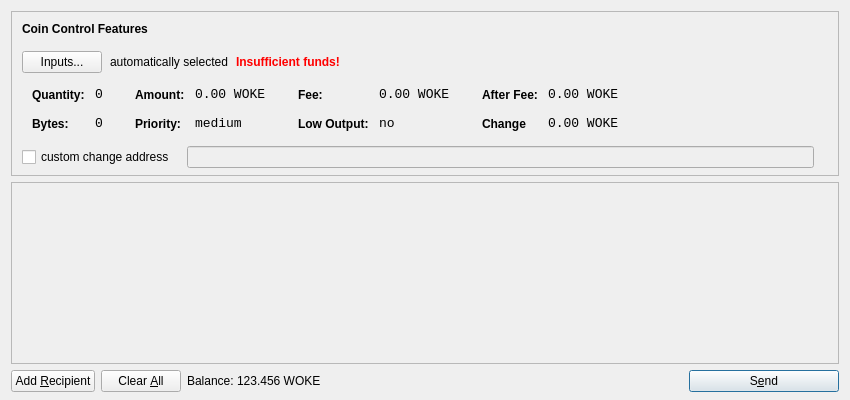
<?xml version="1.0" encoding="UTF-8"?>
<ui version="4.0">
 <class>SendCoinsDialog</class>
 <widget class="QDialog" name="SendCoinsDialog">
  <property name="geometry">
   <rect>
    <x>0</x>
    <y>0</y>
    <width>850</width>
    <height>400</height>
   </rect>
  </property>
  <property name="windowTitle">
   <string>Send Coins</string>
  </property>
  <layout class="QVBoxLayout" name="verticalLayout" stretch="0,1,0">
   <property name="bottomMargin">
    <number>8</number>
   </property>
   <item>
    <widget class="QFrame" name="frameCoinControl">
     <property name="sizePolicy">
      <sizepolicy hsizetype="Expanding" vsizetype="Expanding">
       <horstretch>0</horstretch>
       <verstretch>0</verstretch>
      </sizepolicy>
     </property>
     <property name="maximumSize">
      <size>
       <width>16777215</width>
       <height>16777215</height>
      </size>
     </property>
     <property name="frameShape">
      <enum>QFrame::StyledPanel</enum>
     </property>
     <property name="frameShadow">
      <enum>QFrame::Sunken</enum>
     </property>
     <layout class="QVBoxLayout" name="verticalLayoutCoinControl2">
      <property name="spacing">
       <number>-1</number>
      </property>
      <property name="leftMargin">
       <number>0</number>
      </property>
      <property name="topMargin">
       <number>0</number>
      </property>
      <property name="rightMargin">
       <number>0</number>
      </property>
      <property name="bottomMargin">
       <number>6</number>
      </property>
      <item>
       <layout class="QVBoxLayout" name="verticalLayoutCoinControl" stretch="0,0,0,0,1">
        <property name="spacing">
         <number>0</number>
        </property>
        <property name="leftMargin">
         <number>10</number>
        </property>
        <property name="topMargin">
         <number>10</number>
        </property>
        <item>
         <layout class="QHBoxLayout" name="horizontalLayoutCoinControl1">
          <property name="bottomMargin">
           <number>15</number>
          </property>
          <item>
           <widget class="QLabel" name="labelCoinControlFeatures">
            <property name="sizePolicy">
             <sizepolicy hsizetype="Preferred" vsizetype="Maximum">
              <horstretch>0</horstretch>
              <verstretch>0</verstretch>
             </sizepolicy>
            </property>
            <property name="font">
             <font>
              <weight>75</weight>
              <bold>true</bold>
             </font>
            </property>
            <property name="styleSheet">
             <string notr="true">font-weight:bold;</string>
            </property>
            <property name="text">
             <string>Coin Control Features</string>
            </property>
           </widget>
          </item>
         </layout>
        </item>
        <item>
         <layout class="QHBoxLayout" name="horizontalLayoutCoinControl2" stretch="0,0,0,0">
          <property name="spacing">
           <number>8</number>
          </property>
          <property name="bottomMargin">
           <number>10</number>
          </property>
          <item>
           <widget class="QPushButton" name="pushButtonCoinControl">
            <property name="styleSheet">
             <string notr="true"/>
            </property>
            <property name="text">
             <string>Inputs...</string>
            </property>
           </widget>
          </item>
          <item>
           <widget class="QLabel" name="labelCoinControlAutomaticallySelected">
            <property name="text">
             <string>automatically selected</string>
            </property>
            <property name="margin">
             <number>5</number>
            </property>
           </widget>
          </item>
          <item>
           <widget class="QLabel" name="labelCoinControlInsuffFunds">
            <property name="font">
             <font>
              <weight>75</weight>
              <bold>true</bold>
             </font>
            </property>
            <property name="styleSheet">
             <string notr="true">color:red;font-weight:bold;</string>
            </property>
            <property name="text">
             <string>Insufficient funds!</string>
            </property>
            <property name="margin">
             <number>5</number>
            </property>
           </widget>
          </item>
          <item>
           <spacer name="horizontalSpacerCoinControl">
            <property name="orientation">
             <enum>Qt::Horizontal</enum>
            </property>
            <property name="sizeHint" stdset="0">
             <size>
              <width>40</width>
              <height>1</height>
             </size>
            </property>
           </spacer>
          </item>
         </layout>
        </item>
        <item>
         <widget class="QWidget" name="widgetCoinControl" native="true">
          <property name="sizePolicy">
           <sizepolicy hsizetype="Preferred" vsizetype="Preferred">
            <horstretch>0</horstretch>
            <verstretch>0</verstretch>
           </sizepolicy>
          </property>
          <property name="minimumSize">
           <size>
            <width>0</width>
            <height>0</height>
           </size>
          </property>
          <property name="styleSheet">
           <string notr="true"/>
          </property>
          <layout class="QHBoxLayout" name="horizontalLayoutCoinControl5">
           <property name="margin">
            <number>0</number>
           </property>
           <item>
            <layout class="QHBoxLayout" name="horizontalLayoutCoinControl3" stretch="0,0,0,1">
             <property name="spacing">
              <number>20</number>
             </property>
             <property name="topMargin">
              <number>0</number>
             </property>
             <property name="bottomMargin">
              <number>10</number>
             </property>
             <item>
              <layout class="QFormLayout" name="formLayoutCoinControl1">
               <property name="horizontalSpacing">
                <number>10</number>
               </property>
               <property name="verticalSpacing">
                <number>14</number>
               </property>
               <property name="leftMargin">
                <number>10</number>
               </property>
               <property name="topMargin">
                <number>4</number>
               </property>
               <property name="rightMargin">
                <number>6</number>
               </property>
               <item row="0" column="0">
                <widget class="QLabel" name="labelCoinControlQuantityText">
                 <property name="styleSheet">
                  <string notr="true">font-weight:bold;</string>
                 </property>
                 <property name="text">
                  <string>Quantity:</string>
                 </property>
                 <property name="margin">
                  <number>0</number>
                 </property>
                </widget>
               </item>
               <item row="0" column="1">
                <widget class="QLabel" name="labelCoinControlQuantity">
                 <property name="font">
                  <font>
                   <family>Monospace</family>
                   <pointsize>10</pointsize>
                  </font>
                 </property>
                 <property name="cursor">
                  <cursorShape>IBeamCursor</cursorShape>
                 </property>
                 <property name="contextMenuPolicy">
                  <enum>Qt::ActionsContextMenu</enum>
                 </property>
                 <property name="text">
                  <string>0</string>
                 </property>
                 <property name="margin">
                  <number>0</number>
                 </property>
                 <property name="textInteractionFlags">
                  <set>Qt::LinksAccessibleByMouse|Qt::TextSelectableByKeyboard|Qt::TextSelectableByMouse</set>
                 </property>
                </widget>
               </item>
               <item row="1" column="0">
                <widget class="QLabel" name="labelCoinControlBytesText">
                 <property name="styleSheet">
                  <string notr="true">font-weight:bold;</string>
                 </property>
                 <property name="text">
                  <string>Bytes:</string>
                 </property>
                </widget>
               </item>
               <item row="1" column="1">
                <widget class="QLabel" name="labelCoinControlBytes">
                 <property name="font">
                  <font>
                   <family>Monospace</family>
                   <pointsize>10</pointsize>
                  </font>
                 </property>
                 <property name="cursor">
                  <cursorShape>IBeamCursor</cursorShape>
                 </property>
                 <property name="contextMenuPolicy">
                  <enum>Qt::ActionsContextMenu</enum>
                 </property>
                 <property name="text">
                  <string>0</string>
                 </property>
                 <property name="textInteractionFlags">
                  <set>Qt::LinksAccessibleByMouse|Qt::TextSelectableByKeyboard|Qt::TextSelectableByMouse</set>
                 </property>
                </widget>
               </item>
              </layout>
             </item>
             <item>
              <layout class="QFormLayout" name="formLayoutCoinControl2">
               <property name="horizontalSpacing">
                <number>10</number>
               </property>
               <property name="verticalSpacing">
                <number>14</number>
               </property>
               <property name="leftMargin">
                <number>6</number>
               </property>
               <property name="topMargin">
                <number>4</number>
               </property>
               <property name="rightMargin">
                <number>6</number>
               </property>
               <item row="0" column="0">
                <widget class="QLabel" name="labelCoinControlAmountText">
                 <property name="styleSheet">
                  <string notr="true">font-weight:bold;</string>
                 </property>
                 <property name="text">
                  <string>Amount:</string>
                 </property>
                 <property name="margin">
                  <number>0</number>
                 </property>
                </widget>
               </item>
               <item row="0" column="1">
                <widget class="QLabel" name="labelCoinControlAmount">
                 <property name="font">
                  <font>
                   <family>Monospace</family>
                   <pointsize>10</pointsize>
                  </font>
                 </property>
                 <property name="cursor">
                  <cursorShape>IBeamCursor</cursorShape>
                 </property>
                 <property name="contextMenuPolicy">
                  <enum>Qt::ActionsContextMenu</enum>
                 </property>
                 <property name="text">
                  <string>0.00 WOKE</string>
                 </property>
                 <property name="textInteractionFlags">
                  <set>Qt::LinksAccessibleByMouse|Qt::TextSelectableByKeyboard|Qt::TextSelectableByMouse</set>
                 </property>
                </widget>
               </item>
               <item row="1" column="0">
                <widget class="QLabel" name="labelCoinControlPriorityText">
                 <property name="styleSheet">
                  <string notr="true">font-weight:bold;</string>
                 </property>
                 <property name="text">
                  <string>Priority:</string>
                 </property>
                </widget>
               </item>
               <item row="1" column="1">
                <widget class="QLabel" name="labelCoinControlPriority">
                 <property name="font">
                  <font>
                   <family>Monospace</family>
                   <pointsize>10</pointsize>
                  </font>
                 </property>
                 <property name="cursor">
                  <cursorShape>IBeamCursor</cursorShape>
                 </property>
                 <property name="contextMenuPolicy">
                  <enum>Qt::ActionsContextMenu</enum>
                 </property>
                 <property name="text">
                  <string>medium</string>
                 </property>
                 <property name="textInteractionFlags">
                  <set>Qt::LinksAccessibleByMouse|Qt::TextSelectableByKeyboard|Qt::TextSelectableByMouse</set>
                 </property>
                </widget>
               </item>
              </layout>
             </item>
             <item>
              <layout class="QFormLayout" name="formLayoutCoinControl3">
               <property name="horizontalSpacing">
                <number>10</number>
               </property>
               <property name="verticalSpacing">
                <number>14</number>
               </property>
               <property name="leftMargin">
                <number>6</number>
               </property>
               <property name="topMargin">
                <number>4</number>
               </property>
               <property name="rightMargin">
                <number>6</number>
               </property>
               <item row="0" column="0">
                <widget class="QLabel" name="labelCoinControlFeeText">
                 <property name="styleSheet">
                  <string notr="true">font-weight:bold;</string>
                 </property>
                 <property name="text">
                  <string>Fee:</string>
                 </property>
                 <property name="margin">
                  <number>0</number>
                 </property>
                </widget>
               </item>
               <item row="0" column="1">
                <widget class="QLabel" name="labelCoinControlFee">
                 <property name="font">
                  <font>
                   <family>Monospace</family>
                   <pointsize>10</pointsize>
                  </font>
                 </property>
                 <property name="cursor">
                  <cursorShape>IBeamCursor</cursorShape>
                 </property>
                 <property name="contextMenuPolicy">
                  <enum>Qt::ActionsContextMenu</enum>
                 </property>
                 <property name="text">
                  <string>0.00 WOKE</string>
                 </property>
                 <property name="textInteractionFlags">
                  <set>Qt::LinksAccessibleByMouse|Qt::TextSelectableByKeyboard|Qt::TextSelectableByMouse</set>
                 </property>
                </widget>
               </item>
               <item row="1" column="0">
                <widget class="QLabel" name="labelCoinControlLowOutputText">
                 <property name="styleSheet">
                  <string notr="true">font-weight:bold;</string>
                 </property>
                 <property name="text">
                  <string>Low Output:</string>
                 </property>
                </widget>
               </item>
               <item row="1" column="1">
                <widget class="QLabel" name="labelCoinControlLowOutput">
                 <property name="font">
                  <font>
                   <family>Monospace</family>
                   <pointsize>10</pointsize>
                  </font>
                 </property>
                 <property name="cursor">
                  <cursorShape>IBeamCursor</cursorShape>
                 </property>
                 <property name="contextMenuPolicy">
                  <enum>Qt::ActionsContextMenu</enum>
                 </property>
                 <property name="text">
                  <string>no</string>
                 </property>
                 <property name="textInteractionFlags">
                  <set>Qt::LinksAccessibleByMouse|Qt::TextSelectableByKeyboard|Qt::TextSelectableByMouse</set>
                 </property>
                </widget>
               </item>
              </layout>
             </item>
             <item>
              <layout class="QFormLayout" name="formLayoutCoinControl4">
               <property name="horizontalSpacing">
                <number>10</number>
               </property>
               <property name="verticalSpacing">
                <number>14</number>
               </property>
               <property name="leftMargin">
                <number>6</number>
               </property>
               <property name="topMargin">
                <number>4</number>
               </property>
               <property name="rightMargin">
                <number>6</number>
               </property>
               <item row="0" column="0">
                <widget class="QLabel" name="labelCoinControlAfterFeeText">
                 <property name="styleSheet">
                  <string notr="true">font-weight:bold;</string>
                 </property>
                 <property name="text">
                  <string>After Fee:</string>
                 </property>
                 <property name="margin">
                  <number>0</number>
                 </property>
                </widget>
               </item>
               <item row="0" column="1">
                <widget class="QLabel" name="labelCoinControlAfterFee">
                 <property name="font">
                  <font>
                   <family>Monospace</family>
                   <pointsize>10</pointsize>
                  </font>
                 </property>
                 <property name="cursor">
                  <cursorShape>IBeamCursor</cursorShape>
                 </property>
                 <property name="contextMenuPolicy">
                  <enum>Qt::ActionsContextMenu</enum>
                 </property>
                 <property name="text">
                  <string>0.00 WOKE</string>
                 </property>
                 <property name="textInteractionFlags">
                  <set>Qt::LinksAccessibleByMouse|Qt::TextSelectableByKeyboard|Qt::TextSelectableByMouse</set>
                 </property>
                </widget>
               </item>
               <item row="1" column="0">
                <widget class="QLabel" name="labelCoinControlChangeText">
                 <property name="styleSheet">
                  <string notr="true">font-weight:bold;</string>
                 </property>
                 <property name="text">
                  <string>Change</string>
                 </property>
                </widget>
               </item>
               <item row="1" column="1">
                <widget class="QLabel" name="labelCoinControlChange">
                 <property name="font">
                  <font>
                   <family>Monospace</family>
                   <pointsize>10</pointsize>
                  </font>
                 </property>
                 <property name="cursor">
                  <cursorShape>IBeamCursor</cursorShape>
                 </property>
                 <property name="contextMenuPolicy">
                  <enum>Qt::ActionsContextMenu</enum>
                 </property>
                 <property name="text">
                  <string>0.00 WOKE</string>
                 </property>
                 <property name="textInteractionFlags">
                  <set>Qt::LinksAccessibleByMouse|Qt::TextSelectableByKeyboard|Qt::TextSelectableByMouse</set>
                 </property>
                </widget>
               </item>
              </layout>
             </item>
            </layout>
           </item>
          </layout>
         </widget>
        </item>
        <item>
         <layout class="QHBoxLayout" name="horizontalLayoutCoinControl4" stretch="0,0,0">
          <property name="spacing">
           <number>12</number>
          </property>
          <property name="sizeConstraint">
           <enum>QLayout::SetDefaultConstraint</enum>
          </property>
          <property name="topMargin">
           <number>5</number>
          </property>
          <property name="rightMargin">
           <number>5</number>
          </property>
          <item>
           <widget class="QCheckBox" name="checkBoxCoinControlChange">
            <property name="text">
             <string>custom change address</string>
            </property>
           </widget>
          </item>
          <item>
           <widget class="QLineEdit" name="lineEditCoinControlChange">
            <property name="enabled">
             <bool>false</bool>
            </property>
            <property name="sizePolicy">
             <sizepolicy hsizetype="Expanding" vsizetype="Fixed">
              <horstretch>0</horstretch>
              <verstretch>0</verstretch>
             </sizepolicy>
            </property>
           </widget>
          </item>
          <item>
           <widget class="QLabel" name="labelCoinControlChangeLabel">
            <property name="sizePolicy">
             <sizepolicy hsizetype="Preferred" vsizetype="Expanding">
              <horstretch>0</horstretch>
              <verstretch>0</verstretch>
             </sizepolicy>
            </property>
            <property name="minimumSize">
             <size>
              <width>0</width>
              <height>0</height>
             </size>
            </property>
            <property name="text">
             <string/>
            </property>
            <property name="margin">
             <number>3</number>
            </property>
           </widget>
          </item>
         </layout>
        </item>
        <item>
         <spacer name="verticalSpacerCoinControl">
          <property name="orientation">
           <enum>Qt::Vertical</enum>
          </property>
          <property name="sizeHint" stdset="0">
           <size>
            <width>800</width>
            <height>1</height>
           </size>
          </property>
         </spacer>
        </item>
       </layout>
      </item>
     </layout>
    </widget>
   </item>
   <item>
    <widget class="QScrollArea" name="scrollArea">
     <property name="widgetResizable">
      <bool>true</bool>
     </property>
     <widget class="QWidget" name="scrollAreaWidgetContents">
      <property name="geometry">
       <rect>
        <x>0</x>
        <y>0</y>
        <width>830</width>
        <height>165</height>
       </rect>
      </property>
      <layout class="QVBoxLayout" name="verticalLayout_2">
       <property name="margin">
        <number>0</number>
       </property>
       <item>
        <layout class="QVBoxLayout" name="entries">
         <property name="spacing">
          <number>6</number>
         </property>
        </layout>
       </item>
       <item>
        <spacer name="verticalSpacer">
         <property name="orientation">
          <enum>Qt::Vertical</enum>
         </property>
         <property name="sizeHint" stdset="0">
          <size>
           <width>20</width>
           <height>40</height>
          </size>
         </property>
        </spacer>
       </item>
      </layout>
     </widget>
    </widget>
   </item>
   <item>
    <layout class="QHBoxLayout" name="horizontalLayout">
     <item>
      <widget class="QPushButton" name="addButton">
       <property name="toolTip">
        <string>Send to multiple recipients at once</string>
       </property>
       <property name="text">
        <string>Add &amp;Recipient</string>
       </property>
       <property name="icon">
        <iconset resource="../bitcoin.qrc">
         <normaloff>:/icons/add</normaloff>:/icons/add</iconset>
       </property>
       <property name="autoDefault">
        <bool>false</bool>
       </property>
      </widget>
     </item>
     <item>
      <widget class="QPushButton" name="clearButton">
       <property name="sizePolicy">
        <sizepolicy hsizetype="Minimum" vsizetype="Fixed">
         <horstretch>0</horstretch>
         <verstretch>0</verstretch>
        </sizepolicy>
       </property>
       <property name="toolTip">
        <string>Remove all transaction fields</string>
       </property>
       <property name="text">
        <string>Clear &amp;All</string>
       </property>
       <property name="icon">
        <iconset resource="../bitcoin.qrc">
         <normaloff>:/icons/remove</normaloff>:/icons/remove</iconset>
       </property>
       <property name="autoRepeatDelay">
        <number>300</number>
       </property>
       <property name="autoDefault">
        <bool>false</bool>
       </property>
      </widget>
     </item>
     <item>
      <layout class="QHBoxLayout" name="horizontalLayout_2">
       <property name="spacing">
        <number>3</number>
       </property>
       <item>
        <widget class="QLabel" name="label">
         <property name="sizePolicy">
          <sizepolicy hsizetype="Preferred" vsizetype="Fixed">
           <horstretch>0</horstretch>
           <verstretch>0</verstretch>
          </sizepolicy>
         </property>
         <property name="text">
          <string>Balance:</string>
         </property>
        </widget>
       </item>
       <item>
        <widget class="QLabel" name="labelBalance">
         <property name="sizePolicy">
          <sizepolicy hsizetype="Preferred" vsizetype="Fixed">
           <horstretch>0</horstretch>
           <verstretch>0</verstretch>
          </sizepolicy>
         </property>
         <property name="cursor">
          <cursorShape>IBeamCursor</cursorShape>
         </property>
         <property name="text">
          <string>123.456 WOKE</string>
         </property>
         <property name="textInteractionFlags">
          <set>Qt::LinksAccessibleByMouse|Qt::TextSelectableByKeyboard|Qt::TextSelectableByMouse</set>
         </property>
        </widget>
       </item>
      </layout>
     </item>
     <item>
      <spacer name="horizontalSpacer">
       <property name="orientation">
        <enum>Qt::Horizontal</enum>
       </property>
       <property name="sizeHint" stdset="0">
        <size>
         <width>40</width>
         <height>20</height>
        </size>
       </property>
      </spacer>
     </item>
     <item>
      <widget class="QPushButton" name="sendButton">
       <property name="minimumSize">
        <size>
         <width>150</width>
         <height>0</height>
        </size>
       </property>
       <property name="toolTip">
        <string>Confirm the send action</string>
       </property>
       <property name="text">
        <string>S&amp;end</string>
       </property>
       <property name="icon">
        <iconset resource="../bitcoin.qrc">
         <normaloff>:/icons/send</normaloff>:/icons/send</iconset>
       </property>
       <property name="default">
        <bool>true</bool>
       </property>
      </widget>
     </item>
    </layout>
   </item>
  </layout>
 </widget>
 <resources>
  <include location="../bitcoin.qrc"/>
 </resources>
 <connections/>
</ui>
